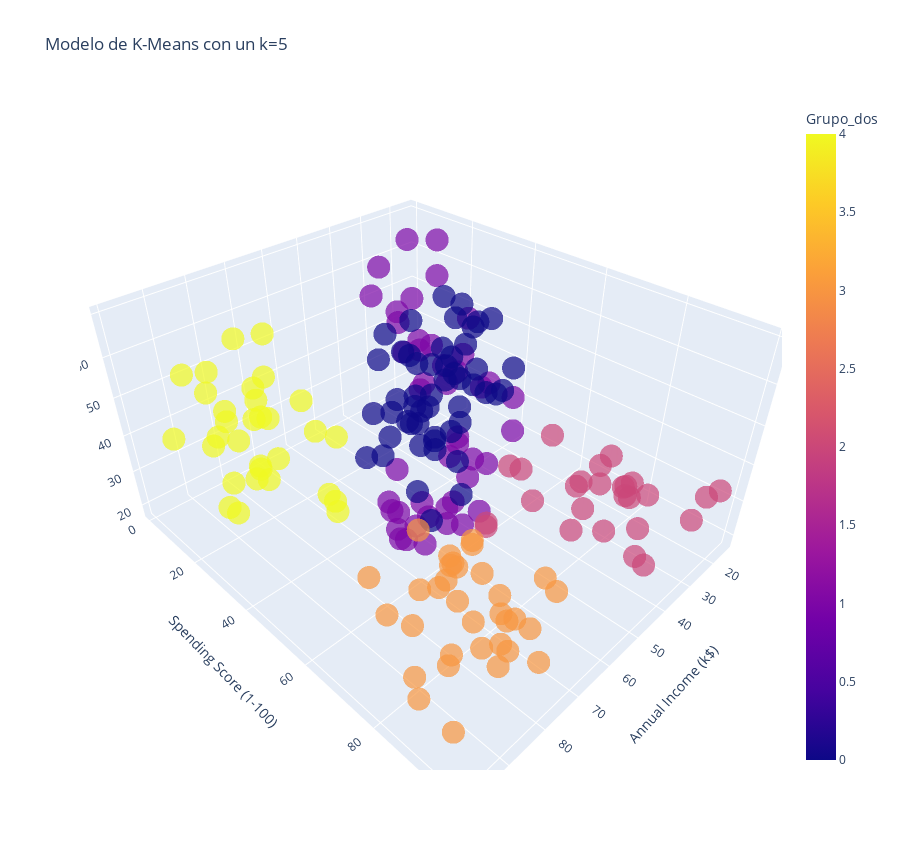

Notebook code for this chart:
### Code cell
# Crear un modelo 3D de los datos agrupados

Grafica_3D = px.scatter_3d(Datos_dos, x='Annual Income (k$)', y='Spending Score (1-100)', z='Age', color='Grupo_dos', symbol='Grupo_dos', symbol_map={0: 'circle', 1: 'circle', 2: 'circle', 3: 'circle', 4: 'circle', 5: 'circle'}, opacity=0.7, width=900, height=850, title=f'Modelo de K-Means con un k={5}', labels={'label': 'Cluster'}, color_discrete_map={})
Grafica_3D.update_layout(showlegend=False)

### Figure 1 — Plotly figure (JSON) as saved in the notebook; plotly's stock layout.template omitted (floating-point values rounded to 4 significant figures)
{"data": [{"hovertemplate": "Grupo_dos=%{marker.color}<br>Annual Income (k$)=%{x}<br>Spending Score (1-100)=%{y}<br>Age=%{z}<extra></extra>", "legendgroup": "1", "marker": {"color": [1, 1, 1, 1, 1, 1, 1, 1, 1, 1, 1, 1, 1, 1, 1, 1, 1, 1, 1, 1, 1, 1, 1, 1, 1, 1, 1, 1, 1, 1, 1, 1, 1, 1, 1, 1, 1, 1, 1, 1, 1, 1, 1, 1, 1], "coloraxis": "coloraxis", "opacity": 0.7, "symbol": "circle"}, "mode": "markers", "name": "1", "scene": "scene", "showlegend": true, "type": "scatter3d", "x": [15, 16, 17, 18, 19, 19, 20, 20, 21, 23, 24, 25, 28, 28, 29, 30, 33, 33, 34, 37, 39, 39, 40, 40, 40, 43, 43, 46, 46, 48, 54, 54, 54, 57, 59, 60, 60, 60, 61, 62, 62, 63, 64, 65, 65], "y": [39, 6, 40, 6, 3, 14, 15, 13, 35, 29, 35, 5, 14, 32, 31, 4, 4, 14, 17, 26, 36, 28, 47, 42, 42, 54, 41, 51, 55, 47, 54, 52, 57, 55, 41, 42, 52, 50, 49, 41, 42, 54, 46, 48, 50], "z": [19, 20, 31, 35, 64, 67, 58, 37, 35, 52, 35, 46, 54, 45, 40, 60, 53, 49, 42, 36, 48, 49, 27, 29, 31, 31, 47, 27, 19, 32, 26, 23, 21, 22, 18, 32, 24, 27, 20, 23, 21, 19, 19, 18, 19]}, {"hovertemplate": "Grupo_dos=%{marker.color}<br>Annual Income (k$)=%{x}<br>Spending Score (1-100)=%{y}<br>Age=%{z}<extra></extra>", "legendgroup": "2", "marker": {"color": [2, 2, 2, 2, 2, 2, 2, 2, 2, 2, 2, 2, 2, 2, 2, 2, 2, 2, 2, 2, 2, 2, 2, 2, 2, 2], "coloraxis": "coloraxis", "opacity": 0.7, "symbol": "circle"}, "mode": "markers", "name": "2", "scene": "scene", "showlegend": true, "type": "scatter3d", "x": [15, 16, 17, 18, 19, 19, 20, 20, 21, 23, 24, 25, 28, 28, 29, 30, 33, 33, 34, 37, 38, 39, 39, 42, 48, 48], "y": [81, 77, 76, 94, 72, 99, 77, 79, 66, 98, 73, 73, 82, 61, 87, 73, 92, 81, 73, 75, 92, 61, 65, 60, 59, 59], "z": [21, 23, 22, 23, 30, 35, 24, 22, 20, 35, 25, 31, 29, 35, 23, 21, 18, 21, 30, 20, 24, 31, 24, 33, 18, 19]}, {"hovertemplate": "Grupo_dos=%{marker.color}<br>Annual Income (k$)=%{x}<br>Spending Score (1-100)=%{y}<br>Age=%{z}<extra></extra>", "legendgroup": "0", "marker": {"color": [0, 0, 0, 0, 0, 0, 0, 0, 0, 0, 0, 0, 0, 0, 0, 0, 0, 0, 0, 0, 0, 0, 0, 0, 0, 0, 0, 0, 0, 0, 0, 0, 0, 0, 0, 0, 0, 0, 0, 0, 0, 0, 0, 0, 0, 0, 0, 0, 0, 0, 0], "coloraxis": "coloraxis", "opacity": 0.7, "symbol": "circle"}, "mode": "markers", "name": "0", "scene": "scene", "showlegend": true, "type": "scatter3d", "x": [38, 40, 42, 43, 43, 44, 44, 46, 46, 47, 47, 48, 48, 48, 49, 49, 50, 50, 54, 54, 54, 54, 54, 54, 54, 54, 54, 57, 58, 58, 59, 60, 60, 60, 61, 62, 62, 62, 62, 63, 63, 63, 63, 63, 64, 65, 65, 67, 67, 67, 69], "y": [35, 55, 52, 60, 45, 50, 46, 46, 56, 52, 59, 51, 50, 48, 55, 42, 49, 56, 47, 53, 48, 42, 51, 55, 41, 44, 46, 58, 60, 46, 55, 49, 40, 47, 42, 48, 59, 55, 56, 50, 46, 43, 48, 52, 42, 43, 59, 43, 57, 40, 58], "z": [65, 50, 49, 59, 50, 51, 69, 53, 70, 67, 54, 63, 43, 68, 70, 47, 60, 60, 59, 45, 40, 49, 57, 38, 67, 46, 48, 55, 34, 50, 68, 48, 40, 47, 48, 49, 67, 26, 49, 66, 54, 68, 66, 65, 38, 63, 49, 51, 50, 38, 40]}, {"hovertemplate": "Grupo_dos=%{marker.color}<br>Annual Income (k$)=%{x}<br>Spending Score (1-100)=%{y}<br>Age=%{z}<extra></extra>", "legendgroup": "3", "marker": {"color": [3, 3, 3, 3, 3, 3, 3, 3, 3, 3, 3, 3, 3, 3, 3, 3, 3, 3, 3, 3, 3, 3, 3, 3, 3, 3, 3, 3, 3, 3, 3, 3, 3], "coloraxis": "coloraxis", "opacity": 0.7, "symbol": "circle"}, "mode": "markers", "name": "3", "scene": "scene", "showlegend": true, "type": "scatter3d", "x": [67, 69, 70, 71, 71, 71, 72, 73, 73, 74, 75, 76, 77, 77, 78, 78, 78, 78, 78, 78, 79, 81, 85, 86, 87, 87, 87, 88, 88, 93, 97, 98, 99], "y": [56, 91, 77, 95, 75, 75, 71, 88, 73, 72, 93, 87, 97, 74, 90, 88, 76, 89, 78, 73, 83, 93, 75, 95, 63, 75, 92, 86, 69, 90, 86, 88, 97], "z": [27, 39, 31, 40, 38, 39, 31, 29, 32, 35, 32, 32, 28, 32, 34, 39, 38, 27, 30, 30, 29, 31, 36, 33, 32, 28, 36, 30, 27, 35, 32, 29, 30]}, {"hovertemplate": "Grupo_dos=%{marker.color}<br>Annual Income (k$)=%{x}<br>Spending Score (1-100)=%{y}<br>Age=%{z}<extra></extra>", "legendgroup": "4", "marker": {"color": [4, 4, 4, 4, 4, 4, 4, 4, 4, 4, 4, 4, 4, 4, 4, 4, 4, 4, 4, 4, 4, 4, 4, 4, 4, 4, 4, 4, 4, 4, 4], "coloraxis": "coloraxis", "opacity": 0.7, "symbol": "circle"}, "mode": "markers", "name": "4", "scene": "scene", "showlegend": true, "type": "scatter3d", "x": [70, 71, 71, 71, 72, 73, 73, 74, 75, 76, 77, 77, 78, 78, 78, 78, 78, 78, 79, 81, 85, 86, 87, 87, 87, 88, 88, 93, 97, 98, 99], "y": [29, 35, 11, 9, 34, 5, 7, 10, 5, 40, 12, 36, 22, 17, 20, 16, 1, 1, 35, 5, 26, 20, 27, 13, 10, 13, 15, 14, 32, 15, 39], "z": [23, 43, 59, 47, 25, 20, 44, 19, 57, 28, 25, 48, 34, 43, 44, 47, 37, 34, 56, 19, 50, 42, 36, 40, 36, 52, 58, 59, 37, 46, 41]}], "layout": {"coloraxis": {"colorbar": {"title": {"text": "Grupo_dos"}}, "colorscale": [[0, "#0d0887"], [0.1111, "#46039f"], [0.2222, "#7201a8"], [0.3333, "#9c179e"], [0.4444, "#bd3786"], [0.5556, "#d8576b"], [0.6667, "#ed7953"], [0.7778, "#fb9f3a"], [0.8889, "#fdca26"], [1, "#f0f921"]]}, "height": 850, "legend": {"title": {"text": "Grupo_dos"}, "tracegroupgap": 0}, "scene": {"aspectmode": "auto", "aspectratio": {"x": 1.115, "y": 1.3, "z": 0.69}, "domain": {"x": [0, 1], "y": [0, 1]}, "xaxis": {"title": {"text": "Annual Income (k$)"}, "type": "linear"}, "yaxis": {"title": {"text": "Spending Score (1-100)"}, "type": "linear"}, "zaxis": {"title": {"text": "Age"}, "type": "linear"}}, "showlegend": false, "title": {"text": "Modelo de K-Means con un k=5"}, "width": 900}}
